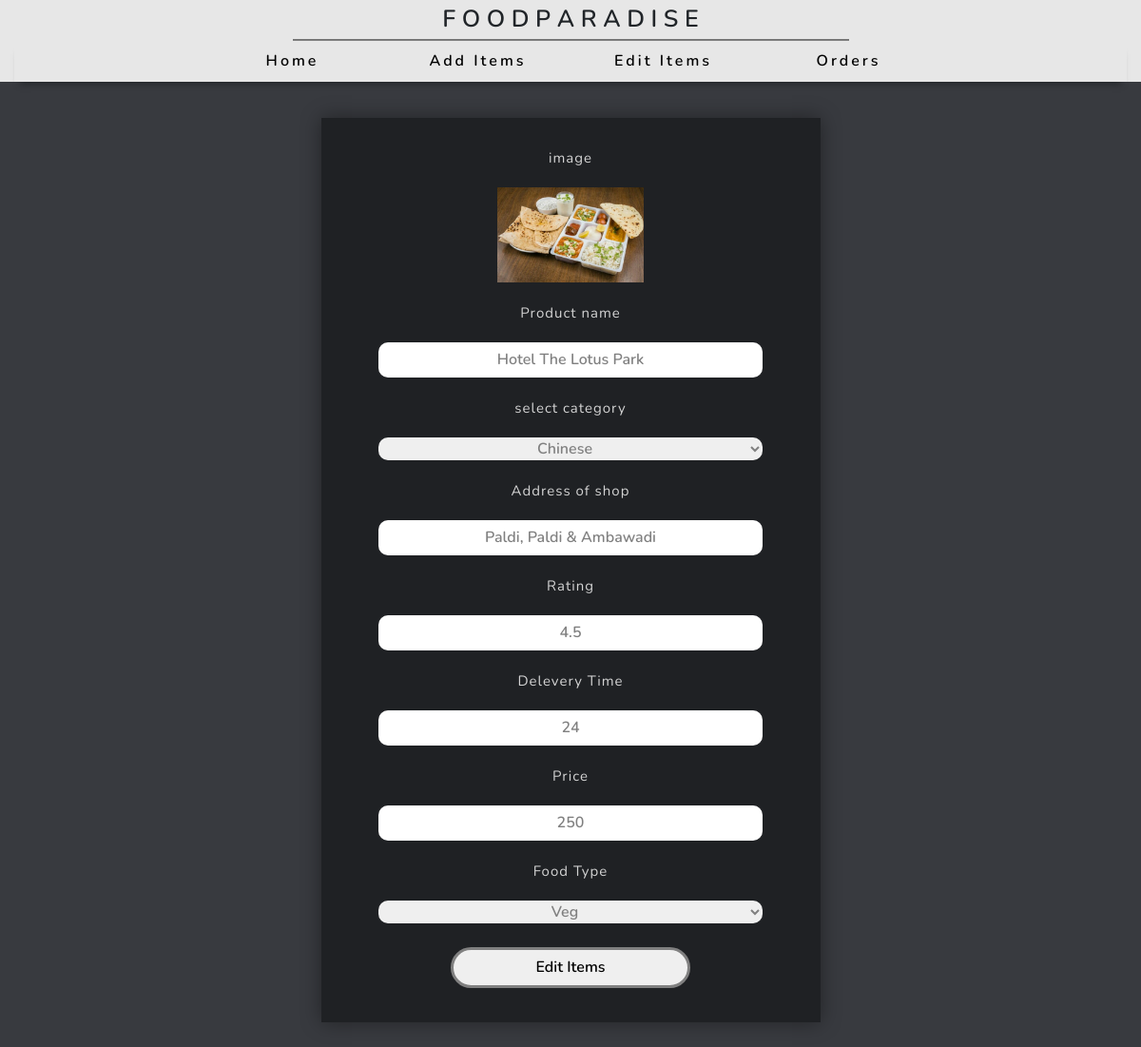
Page /Admin/edit_items.php?id=1 on the committed database.
### tables this page shows
CREATE TABLE `items_master` (
  `id` int(255) NOT NULL,
  `item_photo` varchar(255) NOT NULL,
  `item_name` varchar(255) NOT NULL,
  `category` varchar(255) NOT NULL,
  `address` varchar(255) NOT NULL,
  `rating` varchar(255) NOT NULL,
  `miniutes` int(255) NOT NULL,
  `price` int(255) NOT NULL,
  `type` varchar(255) NOT NULL
);

### Admin/edit_items.php (the view, shortened to what this page needs)
<?php
include 'conn.php';
$id = $_GET['id'];
$select_item_query = mysqli_query($con,"SELECT * FROM `items_master` WHERE `id`='$id'");
$res = mysqli_fetch_array($select_item_query);
?>
<!DOCTYPE html>
<html lang="en">
<head>
    <?php
    include 'links.php';
    ?>
    <link rel="stylesheet" href="css/additems.css">
</head>
<body style="background: #383A3F;">
    <?php include 'menu.php'; ?>
    <form  method="post"  enctype="multipart/form-data">
    <div class="container" id="add">
        <div class="row justify-content-center" id="inn-form">
            <div class="col-md-6 blue text-center">
               <div class="cardd">
                        <label>image</label>
                        <img src="<?php echo $res['item_photo'];?>" height="100px" width="154px">
                        <label>Product name</label>
                        <input class="input" type="text" name="productname" placeholder="Product Name" value="<?php echo $res['item_name'];?>" required>
                        <label>select category</label>
                            <select  class="input" name="category" selected="<?php echo $res['category'];?>" required>
                                <option <?php if($res['category'] == "Chinese"){echo 'selected="selected"';}?> value="Chinese">Chinese</option>
                            </select>
                        <label>Address of shop</label>
                        <input class="input" type="text" name="address" placeholder="address of shop" value="<?php echo $res['address']?>" required>
                        <label>Rating</label>
                        <input class="input" type="text" name="rating" placeholder="Rating" value="<?php echo $res['rating']?>" required>
                        <label>Delevery Time</label>
                        <input class="input" type="text" name="deleverytime" placeholder="Delevery Time" value="<?php echo $res['miniutes']?>" required>
                        <label>Price</label>
                        <input class="input" type="text" name="price" placeholder="Price" value="<?php echo $res['price']?>" required>
                        <label>Food Type</label>
                        <select  class="input" name="type" required>
                                <option <?php if($res['type'] == "Veg"){echo 'selected="selected"';}?> value="Veg">Veg</option>
                            </select>
                            <input class="btnn" type="submit" value="Edit Items" name="submit">
               </div>
            </div>
        </div>
    </div>
    </form>
</body>
</html>

### Admin/css/additems.css (style rules this page uses)
body { font-family: 'Nunito', sans-serif; background: #383A3F; }
.cardd { background: #1F2124; color: #d3d3d3; box-shadow: 0 0 20px rgba(0, 0, 0, 0.4); padding: 2%; margin-top: 5%; margin-bottom: 5%; }
#add { margin-top: 1%; }
#add label { font-size: 15px; letter-spacing: 1px; display: block; line-height: 45px; margin-top: 10px; }
.input { width: 80%; border: none; border-radius: 10px; text-align: center; color: #808080; font-weight: 600; line-height: 35px; }
.btnn { display: block; text-align: center; width: 50%; border: 3px solid #808080; border-radius: 25px; margin: auto; line-height: 35px; margin-top: 5%; margin-bottom: 5%; font-weight: 600; }

### Admin/css/menu.css (style rules this page uses)
body { margin: 0; padding: 0; background-color: #EAF1E8; font-family: 'Nunito', sans-serif; }
.row { margin: 0; }

### Admin/links.php (style rules this page uses)
body { font-family: 'Karla', sans-serif; background: #E7E7E7; }

### rows in the picture
items_master: item_photo (picture), productname "Hotel The Lotus Park", category "Chinese", address "Paldi, Paldi & Ambawadi", rating "4.5", deleverytime "24", price "250", type "Veg"
